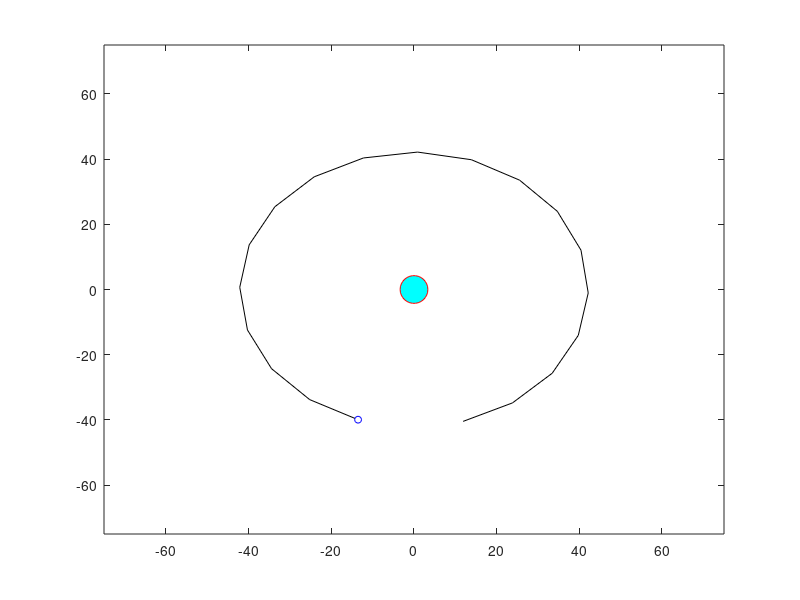

The MATLAB script that drew this image:
%Esteban Cardenas 179150
%Orbita del satelite
at=42.164; % radio horizontal
bt=42.164; % radio Vertical
radioMetrosSatelite=at*10E+5

%Ponemos al satelite 23.44 grados
angulo=23.44
anguloRad=(angulo*pi)/180
x0t=0;
y0t=0;
%datos
G=6.67408E-11
%masa de los astros en kg
masaTierra=5.9736E+24
masaSatelite=2155
%calculamos el periodo del satelite en dias
periodoSatelite=sqrt(((4*pi^2)/(G*(masaSatelite+masaTierra)))*((radioMetrosSatelite)^3))*(1/(3600*24))

%calculamos las velocidades km/s
vcSatelite=((2*pi*at*1000)/periodoSatelite)/86400

%hacemos el periodo de la orbita del satelite
t=-(pi*anguloRad):pi/(periodoSatelite*10):(pi*anguloRad+pi)
xt=x0t+at*cos(t);
yt=y0t+bt*sin(t);
%calculamos los puntos que tenemos en x
n=length(xt)

%satelite alrededor de la tierra


for i=1:1:n
       
        xs=0;%posicion tierra
        ys=0;


        %orbita de la tierra
        plot(xt,yt,'k') 
        hold on
        %satelite moviendose
        plot(xt(i),yt(i),'ob','MarkerSize',5,'MarkerFaceColor','w') 
        hold on
        %tierra
        plot(xs,ys,'or','MarkerSize',20,'MarkerFaceColor','c') 
       
        hold off
        axis([-75 75 -75 75])
        pause(1)
end